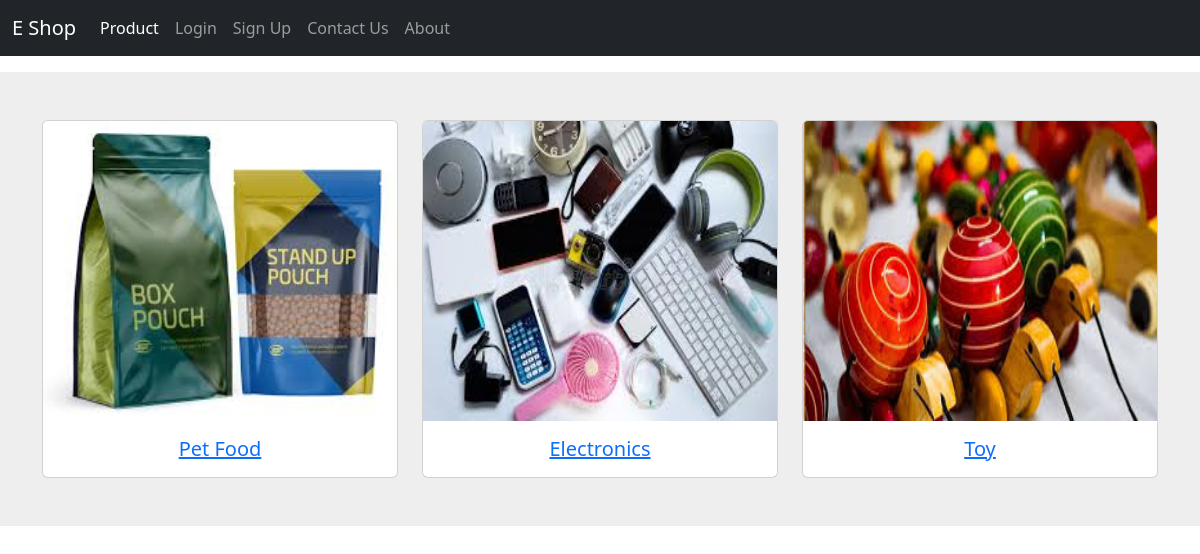
The page / on the database its author committed.
### app1/models.py (models this page shows, shortened)
class Category(models.Model):
    categoryname = models.CharField(max_length=200)
    img = models.ImageField(upload_to='category')

### app1/views.py (the view)
# urls.py: path('',index,name='index'),
def index(request):
    if 'email' in request.session:
        a=request.session['email']
        data=Category.objects.all()
        return render(request,'base.html',{'data':data,'a':a})
    else:
        data=Category.objects.all()
        return render(request,'base.html',{'data':data})

### app1/templates/base.html
{% extends 'common.html' %}
{% block content %}
                  <div class="col py-3">
                    <section style="background-color: #eee;">
                        <div class="container py-5">
                            <div class="row">
                                {% for i in data %}
                                    <div class="col-md-4 col-lg-4 mb-4 mb-lg-0">
                                        <a href="{% url 'productfilter' i.id %}">
                                        <div class="card">
                                            <img src="{{i.img.url}}"
                                                class="card-img-top" height="300px" alt="Laptop" />
                                            <div class="card-body" style="align-self: center;">
                                                <h5 class="mb-0" style="align-self:center;">{{i.categoryname}}</h5>
                                            </div>
                                        </div>
                                        </a>
                                    </div>
                                    {% endfor %}
                            </div>
                        </div>
                    </section>
                </div>
            {% endblock %}

### rows shown on the page
Category: img (picture), categoryname "Pet Food"
Category: img (picture), categoryname "Electronics"
Category: img (picture), categoryname "Toy"
